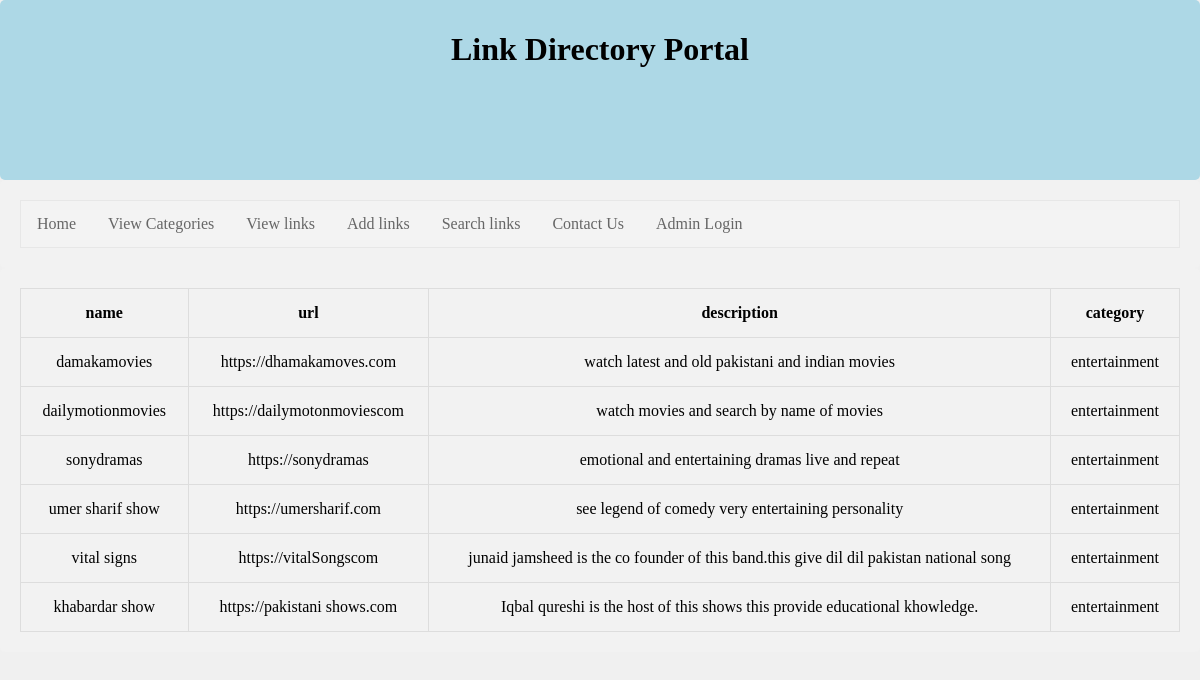
/categoriessingle.php?id=5, run on the app's committed database.
### tables this page shows
CREATE TABLE `link` (
  `id` int(20) NOT NULL,
  `categories_id` int(20) NOT NULL,
  `sub_categories_id` int(20) NOT NULL,
  `name` varchar(50) NOT NULL,
  `url` varchar(300) NOT NULL,
  `description` varchar(300) NOT NULL,
  `status` int(10) NOT NULL DEFAULT 1
);

CREATE TABLE `categories` (
  `id` int(20) NOT NULL,
  `categories` varchar(50) NOT NULL,
  `status` int(10) NOT NULL
);

### functions.inc.php (called while the page is built, shortened)
<?php
function get_link($con,$limit='',$cat_id='',$link_id='',$sub_categories=''){
	$sql="select link.*,categories.categories from link,categories where link.status=1 ";
	if($cat_id!=''){
		$sql.=" and link.categories_id=$cat_id ";
	}
	$sql.=" and link.categories_id=categories.id ";
	$res=mysqli_query($con,$sql);
	$data=array();
	while($row=mysqli_fetch_assoc($res)){
		$data[]=$row;
	}
	return $data;
}
?>

### categoriessingle.php (the view)
<?php
require('top.php');
if(isset($_GET['id']) && $_GET['id']!=''){
	$cat_id=mysqli_real_escape_string($con,$_GET['id']);
	if($cat_id>0){
		$get_link=get_link($con,'',$cat_id);
	}else{
		?>
		<script>
		window.location.href='home.php';
		</script>
		<?php
	}
}else{
	?>
	<script>
	window.location.href='home.php';
	</script>
	<?php
}
?>
                     <div>
					<?php if(count($get_link)>0){?>
                                    <table>
									<tr>
									<th>name</th>
									<th>url</th>
									<th>description</th>
									<th>category</th>
									</tr>
                                        <?php
										foreach($get_link as $list){
										?>
												<tr>
													<td><?php echo $list['name']?></a></td>
													<td><?php echo $list['url']?></a></td>
													<td><?php echo $list['description']?></a></td>
													<td><?php echo $list['categories']?></a></td>
												</tr>
										<?php } ?>
                                 </table>
				            	<?php } else {
					         	echo "Data not found";
				             	} ?>
				              </div>
<?php require('footer.inc.php')?>

### style2.css (style rules this page uses)
body { margin:0; padding: 0; background:#F0F0F0; }
table, td, th { border: 1px solid #ddd; text-align: left; }
table { border-collapse: collapse; width: 100%; }
th, td { padding: 15px; text-align: center; }
div { border-radius: 5px; background-color: #f2f2f2; padding: 20px; }

### data on the page
link: name "damakamovies", url "https://dhamakamoves.com", description "watch latest and old pakistani and indian movies", categories.categories "entertainment"
link: name "dailymotionmovies", url "https://dailymotonmoviescom", description "watch movies and search by name of movies", categories.categories "entertainment"
link: name "sonydramas", url "https://sonydramas", description "emotional and entertaining dramas live and repeat", categories.categories "entertainment"
link: name "umer sharif show", url "https://umersharif.com", description "see legend of comedy very entertaining personality", categories.categories "entertainment"
link: name "vital signs", url "https://vitalSongscom", description "junaid jamsheed is the co founder of this band.this give dil dil pakistan national song", categories.categories "entertainment"
link: name "khabardar show", url "https://pakistani shows.com", description "Iqbal qureshi is the host of this shows this provide educational khowledge.", categories.categories "entertainment"
